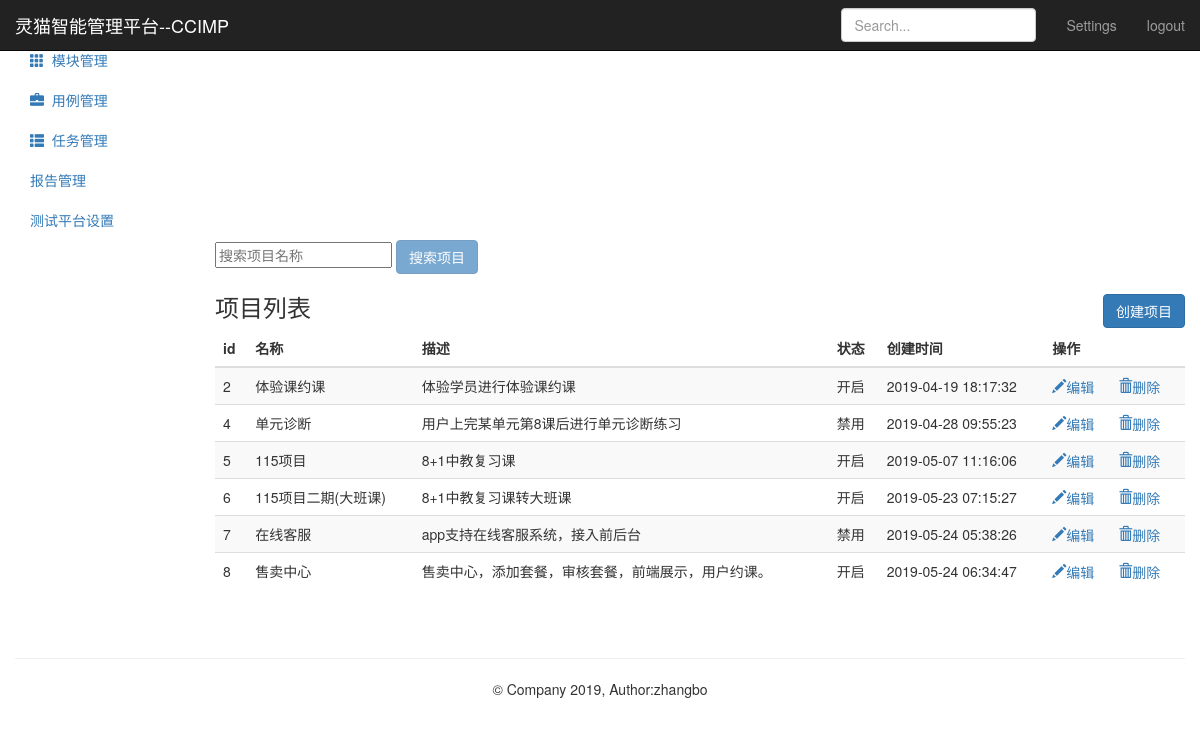
Screenshot of /project/ (signed in) with the database file from the repository.
### project_app/models.py (models this page shows, shortened)
class Project(models.Model):
      name = models.CharField("名称",max_length=50,null=False)
      describe = models.TextField("描述",default="",max_length=50)
      status = models.BooleanField("状态",default=1)
      update_time = models.DateTimeField(auto_now=True)
      create_time = models.DateTimeField(auto_now_add=True)

### project_app/views.py (the view)
# urls.py: path('',views.project_manage),
@login_required
def project_manage(request):
    project_all = Project.objects.all()
    return render(request,"project.html",{"projects":project_all,"type":"list"})

### templates/project.html (shortened to what this page needs)
{% extends "base.html" %}
{% block base %}
     <nav class="navbar navbar-inverse navbar-fixed-top">
        <div class="container-fluid">
            <div class="navbar-header">
            <a class="navbar-brand" href="#">灵猫智能管理平台--CCIMP</a>
            </div>
            <div id="navbar" class="navbar-collapse collapse">
                <ul class="nav navbar-nav navbar-right">
                    <li><a href="#">Settings</a></li>
                    <li><a href="/logout/">logout</a></li>
                </ul>
                <form class="navbar-form navbar-right">
                    <input type="text" class="form-control" placeholder="Search...">
                </form>
            </div>
        </div>
     </nav>
    <div class="container-fluid">
        <div class="row">
            <div class="col-sm-3 col-md-2 sidebar">
                <ul class="nav nav-sidebar">
                    <li class="active">
                        <a href="/project/">
                        </a>
                    </li>
                    <li>
                        <a href="/module/">
                            <i class="glyphicon glyphicon-th"></i>&nbsp;&nbsp;模块管理
                        </a>
                    </li>
               </ul>
               <ul class="nav nav-sidebar">
                   <li>
                       <a href="/testcase/">
                           <i class="glyphicon glyphicon-briefcase"></i>&nbsp;&nbsp;用例管理
                       </a>
                   </li>
                   <li>
                       <a href="">
                           <i class="glyphicon glyphicon-th-list"></i>&nbsp;&nbsp;任务管理
                       </a>
                   </li>
               </ul>
               <ul class="nav nav-sidebar">
                    <li><a href="">报告管理</a></li>
                    <li><a href="">测试平台设置</a></li>
               </ul>
            </div>
            <div class="col-sm-9 col-sm-offset-3 col-md-10 col-md-offset-2 main">
                {% if type == "list" %}
                <form class="project" method="post" name="project-page" action="search/">
                    <input  type="text" name="search-project" placeholder="搜索项目名称">
                    <button class="btn btn-primary" type="submit" disabled="disabled">搜索项目</button>
                </form>
                <h3 class="sub-header">项目列表
                    <button class="btn btn-primary" name="submit" style="float:right;"
                            onclick="location.href='/project/add_project/'">创建项目</button>
                </h3>
                <div class="table-responsive">
                    <table class="table table-striped">
                        <thead>
                            <tr style="text-align: center">
                                <th>id</th>
                                <th>名称</th>
                                <th>描述</th>
                                <th>状态</th>
                                <th>创建时间</th>
                                <th>操作</th>
                            </tr>
                        </thead>
                        <tbody>
                            {% for project in projects %}
                            <tr>
                                  <td>{{ project.id}}</td>
                                  <td>{{ project.name}}</td>
                                  <td>{{ project.describe}}</td>
                                  <td>
                                      {% if project.status == True %}
                                          <span>开启</span>
                                      {% elif project.status == False %}
                                          <span>禁用</span>
                                      {% endif %}
                                  </td>
                                  <td>{{ project.create_time | date:"Y-m-d H:i:s" }}</td>
                                  <td>
                                      <a href="/project/edit_project/{{ project.id }}/">
                                          <i class="glyphicon glyphicon-pencil">编辑</i>
                                      </a>
                                      <a href="/project/delete_project/{{ project.id }}/" style="margin-left:20px;">
                                          <i class="glyphicon glyphicon-trash">删除</i>
                                      </a>
                                  </td>
                            </tr>
                            {% endfor %}
                        </tbody>
                    </table>
                </div>
                {% endif %}
            </div>
        </div>
    </div>
{% endblock %}

### rows the page displays
Project: id "2", name "体验课约课", describe "体验学员进行体验课约课", status "开启", create_time "2019-04-19 18:17:32"
Project: id "4", name "单元诊断", describe "用户上完某单元第8课后进行单元诊断练习", status "禁用", create_time "2019-04-28 09:55:23"
Project: id "5", name "115项目", describe "8+1中教复习课", status "开启", create_time "2019-05-07 11:16:06"
Project: id "6", name "115项目二期(大班课)", describe "8+1中教复习课转大班课", status "开启", create_time "2019-05-23 07:15:27"
Project: id "7", name "在线客服", describe "app支持在线客服系统，接入前后台", status "禁用", create_time "2019-05-24 05:38:26"
Project: id "8", name "售卖中心", describe "售卖中心，添加套餐，审核套餐，前端展示，用户约课。", status "开启", create_time "2019-05-24 06:34:47"
